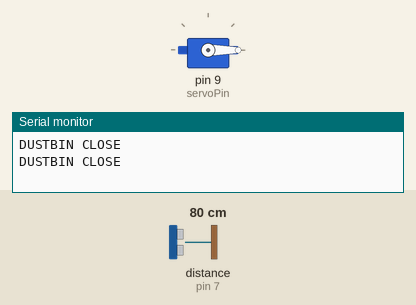
This sketch was run on a simulated Arduino Uno, built with avr-gcc and run on an emulated ATmega328P. On the bench: servo, the last lines printed to the serial monitor. Wiring (inferred from the names in the program): ultrasonic range finder: trigger pin 6; echo pin 7. The test bench sets the inputs (shaded band); at power-on: distance to the obstacle (sensor on pin 7) 80 cm. The echo pulse lasts 58.3 µs per cm.

Above: at 1.6 s.
1.7 s: distance to the obstacle (sensor on pin 7) set to 56 cm
3.7 s: distance to the obstacle (sensor on pin 7) set to 48 cm
At 5.2 s:
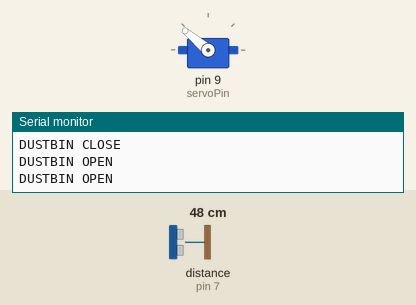
5.6 s: distance to the obstacle (sensor on pin 7) set to 60 cm
At 6.7 s:
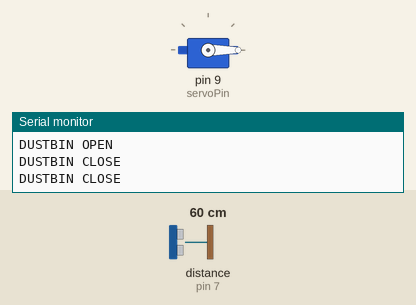
7.2 s: distance to the obstacle (sensor on pin 7) set to 2 cm
At 8.1 s:
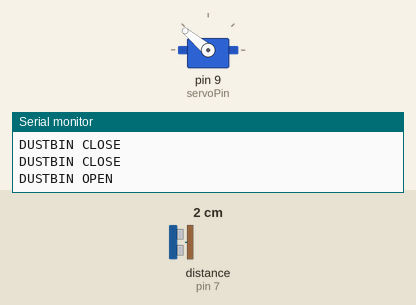
Timing chart, 0 to 9.8 s (numbered marks = the images above; inputs shaded):
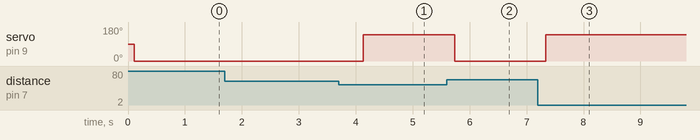

The sketch:

Smart_dustbin_code.ino
```cpp
#include <Servo.h>
int servoPin = 9;
int trigPin = 6;
int echoPin = 7;
long duration;
Servo Servo1;


void setup()
{
   Serial.begin(9600);
   pinMode(trigPin, OUTPUT);
   pinMode(echoPin, INPUT);
   pinMode(servoPin,OUTPUT);
   Servo1.attach(servoPin);
}

void loop()
{
   //Emitted USonic
   digitalWrite(trigPin, LOW);
   delayMicroseconds(2);
   digitalWrite(trigPin, HIGH);
   delayMicroseconds(10);
   digitalWrite(trigPin, LOW);

   //Detect USonic
   duration = pulseIn(echoPin, HIGH);
   int cm = duration/29/2;
  //  Serial.print(cm);
  //  Serial.println();
   delay(100);
   if (cm < 50){
    Serial.println("DUSTBIN OPEN");
    Servo1.write(140);
   }else{
    Serial.println("DUSTBIN CLOSE");
    Servo1.write(0);

   }
   delay(700);
}
```

Measured:
- the behaviour switches between 51 and 50 cm on distance to the obstacle (sensor on pin 7) (found by bisection; images 0 and 1)
- after the input at 3.7 s, servo on pin 9 (servoPin): 0° → 140° after 0.43 s
- after the input at 5.6 s, servo on pin 9 (servoPin): 140° → 0° after 0.14 s
- after the input at 7.2 s, servo on pin 9 (servoPin): 0° → 140° after 0.14 s
